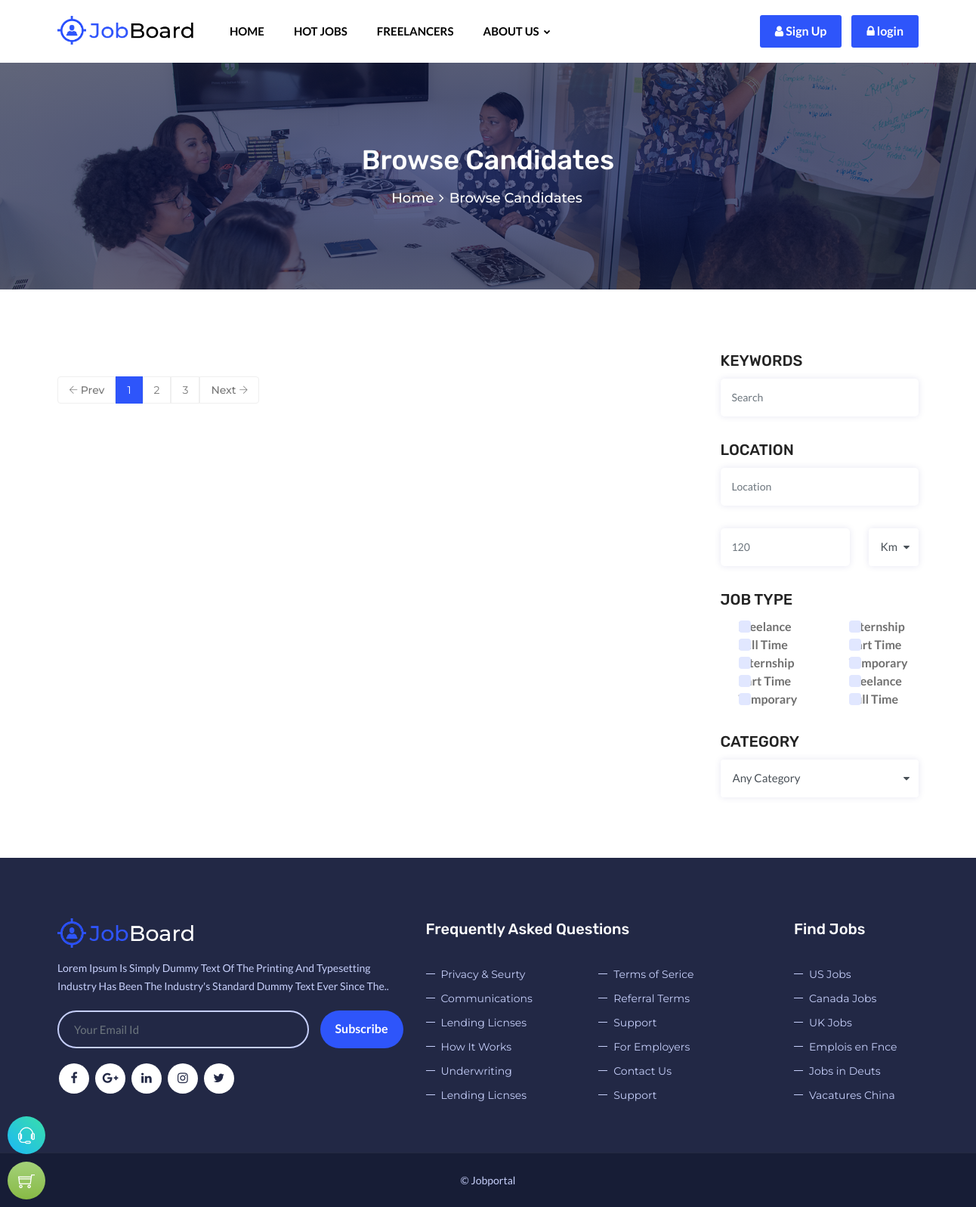
The page /freelancer/ on the database as committed earlier.
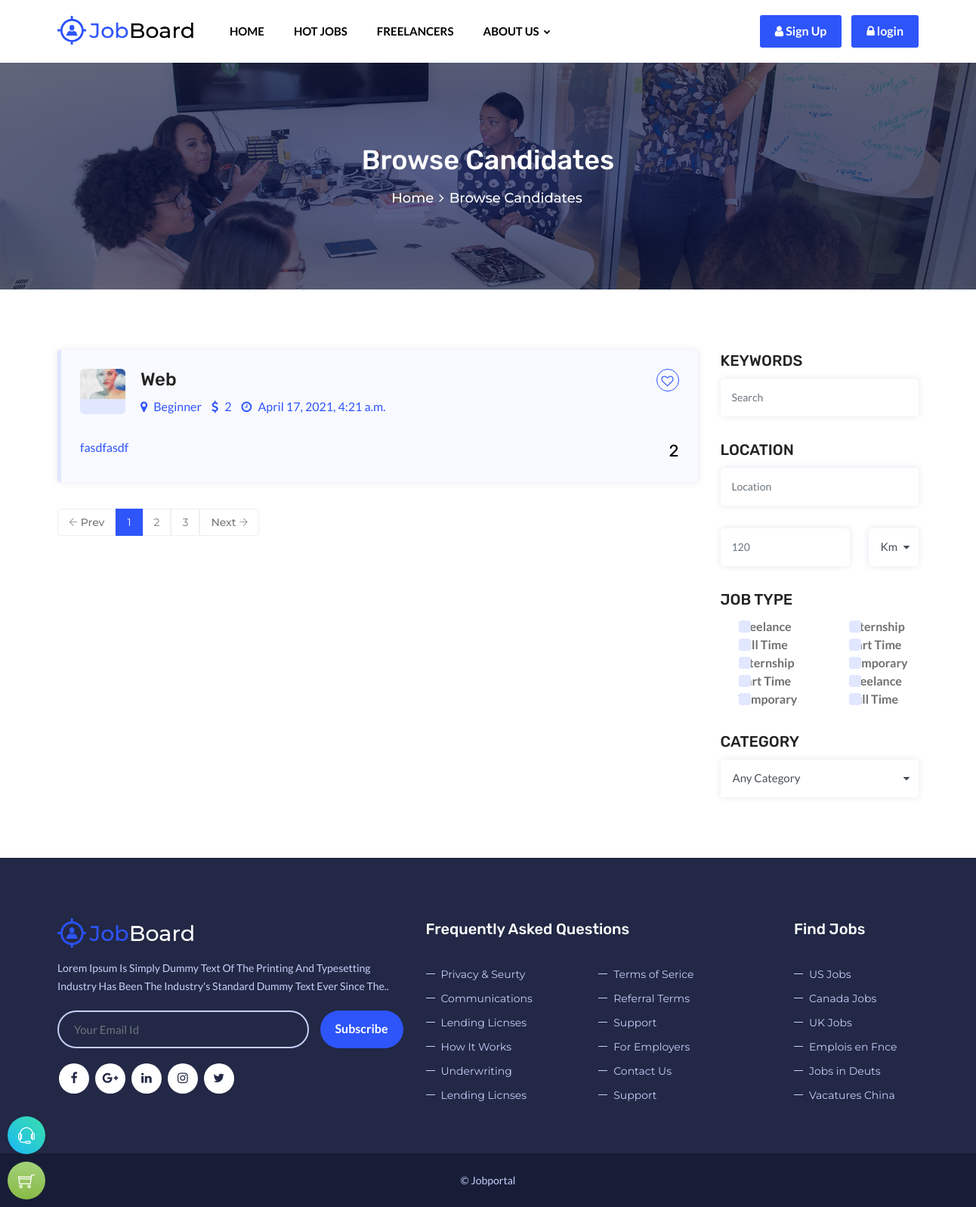
The same page on the database as committed later.
### mainapp/models.py (models this page shows, shortened)
class freelancer_job(models.Model):
    TYPE=(
        ('Beginner','Beginner'),
        ('Intermediate','Intermediate'),
        ('Expart','Expart'),
        )
    freelancer_profile = models.OneToOneField(User, on_delete=models.CASCADE,null=True)
    freelancer_title = models.CharField(max_length=200)
    freelancer_slug = models.SlugField(max_length=100,default=freelancer_title)
    freelancer_level = models.CharField(max_length=100, choices=TYPE)
    freelancer_thumbnail = models.ImageField(upload_to='media/images', null=True)
    freelancer_description = models.TextField(max_length=3000)
    freelancer_expected_salary = models.IntegerField()
    freelancer_skills = models.TextField(max_length=3000)
    Year_of_experience = models.IntegerField()
    freelancer_created = models.DateTimeField(default=now)
    freelancer_free_for_work = models.BooleanField(default=False)
    freelancer_promotion = models.BooleanField(default=False)

### mainapp/views.py (the view)
# urls.py: path('freelancer/', views.freelancer, name="freelancer"),
def freelancer(request):
    free_jobs = freelancer_job.objects.all()
    return render(request, 'browse-candidates.html', {'free_jobs':free_jobs})

### mainapp/templates/browse-candidates.html (shortened to what the changed rows need)
{% extends 'base.html' %}
{% load static%}
{% block content%}
    <div class="page-content bg-white">
        <div class="dez-bnr-inr overlay-black-middle" style="background-image:url( {% static 'images/banner/bnr1.jpg' %});">
            <div class="container">
                <div class="dez-bnr-inr-entry">
                    <h1 class="text-white">Browse Candidates</h1>
                </div>
            </div>
        </div>
		<div class="content-block">
            <div class="section-full bg-white browse-job content-inner-2">
				<div class="container">
					<div class="row">
						<div class="col-xl-9 col-lg-8">
							<ul class="post-job-bx">
								{% for p in free_jobs%}
								<li>
									<a href="{% url 'freelancher_detail' p.id %}">
										<div class="d-flex m-b30">
											<div class="job-post-company">
												<span><img src="{{p.freelancer_thumbnail.url}}"/></span>
											</div>
											<div class="job-post-info">
												<h4>{{p.freelancer_title}}</h4>
												<ul>
													<li><i class="fa fa-map-marker"></i> {{p.freelancer_level}}</li>
													<li><i class="fa fa-usd"></i> {{p.freelancer_expected_salary}}</li>
													<li><i class="fa fa-clock-o"></i> {{p.freelancer_created}}</li>
												</ul>
											</div>
										</div>
										<div class="d-flex">
											<div class="job-time mr-auto">
												{{p.freelancer_skills}}
											</div>
											<div class="salary-bx">
												<span>{{p.freelancer_expected_salary}}</span>
											</div>
										</div>
										<span class="post-like fa fa-heart-o"></span>
									</a>
								</li>
								 {% endfor %}
							</ul>
						</div>
					</div>
				</div>
			</div>
        </div>
    </div>
	{% endblock %}

Rows that differ between the two databases and show on the page:
added freelancer_job: freelancer_thumbnail (picture), freelancer_title "Web", freelancer_level "Beginner", freelancer_expected_salary "2", freelancer_created "April 17, 2021, 4:21 a.m.", freelancer_skills "fasdfasdf"
